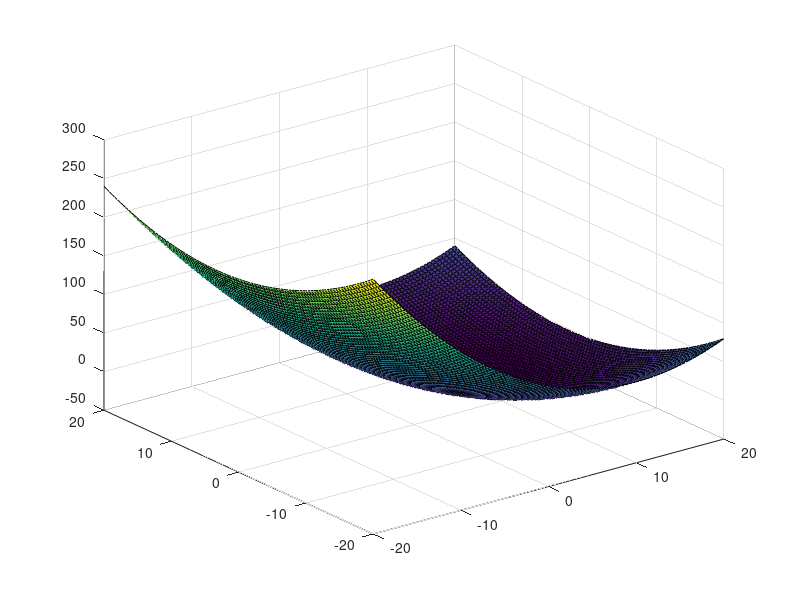

Recreate this plot in MATLAB. (Note: this script raises an error after producing the figure.)
%plot delle soluzioni del metodo iterativo
A=[0.3,0;0,0.5];
b=[1;5];
x_1=linspace(-20,20,100);
x_2=linspace(-20,20,100);

n=size(x_1,2);
z=zeros(n,n);

cont_1=0;
cont_2=0;

for i=x_1
  cont_1=cont_1+1;
  cont_2=0;
  for j=x_2
    cont_2=cont_2+1;
    z(cont_1,cont_2)=0.5*[i,j]*A*[i;j]-[i,j]*b;
  end
end

surf(x_1,x_2,z)
hold on 

x_0=[0;0];
[x,iter,x_k]=myjacobi_personal(A,b,x_0,100,1e-10);
plot(x_k,'-g')

q_x_0=x_0'*A*x_0-x_0'*b;
ris=[q_x_0];
aux=0;
for i=1:length(x_k)
  aux=0.5*(x_k(i)')*A*(x_k(i))-(x_k(i)')*b;
  ris=[ris,aux];
end
plot(linspace(1,length(ris),1),ris,'*-r')

